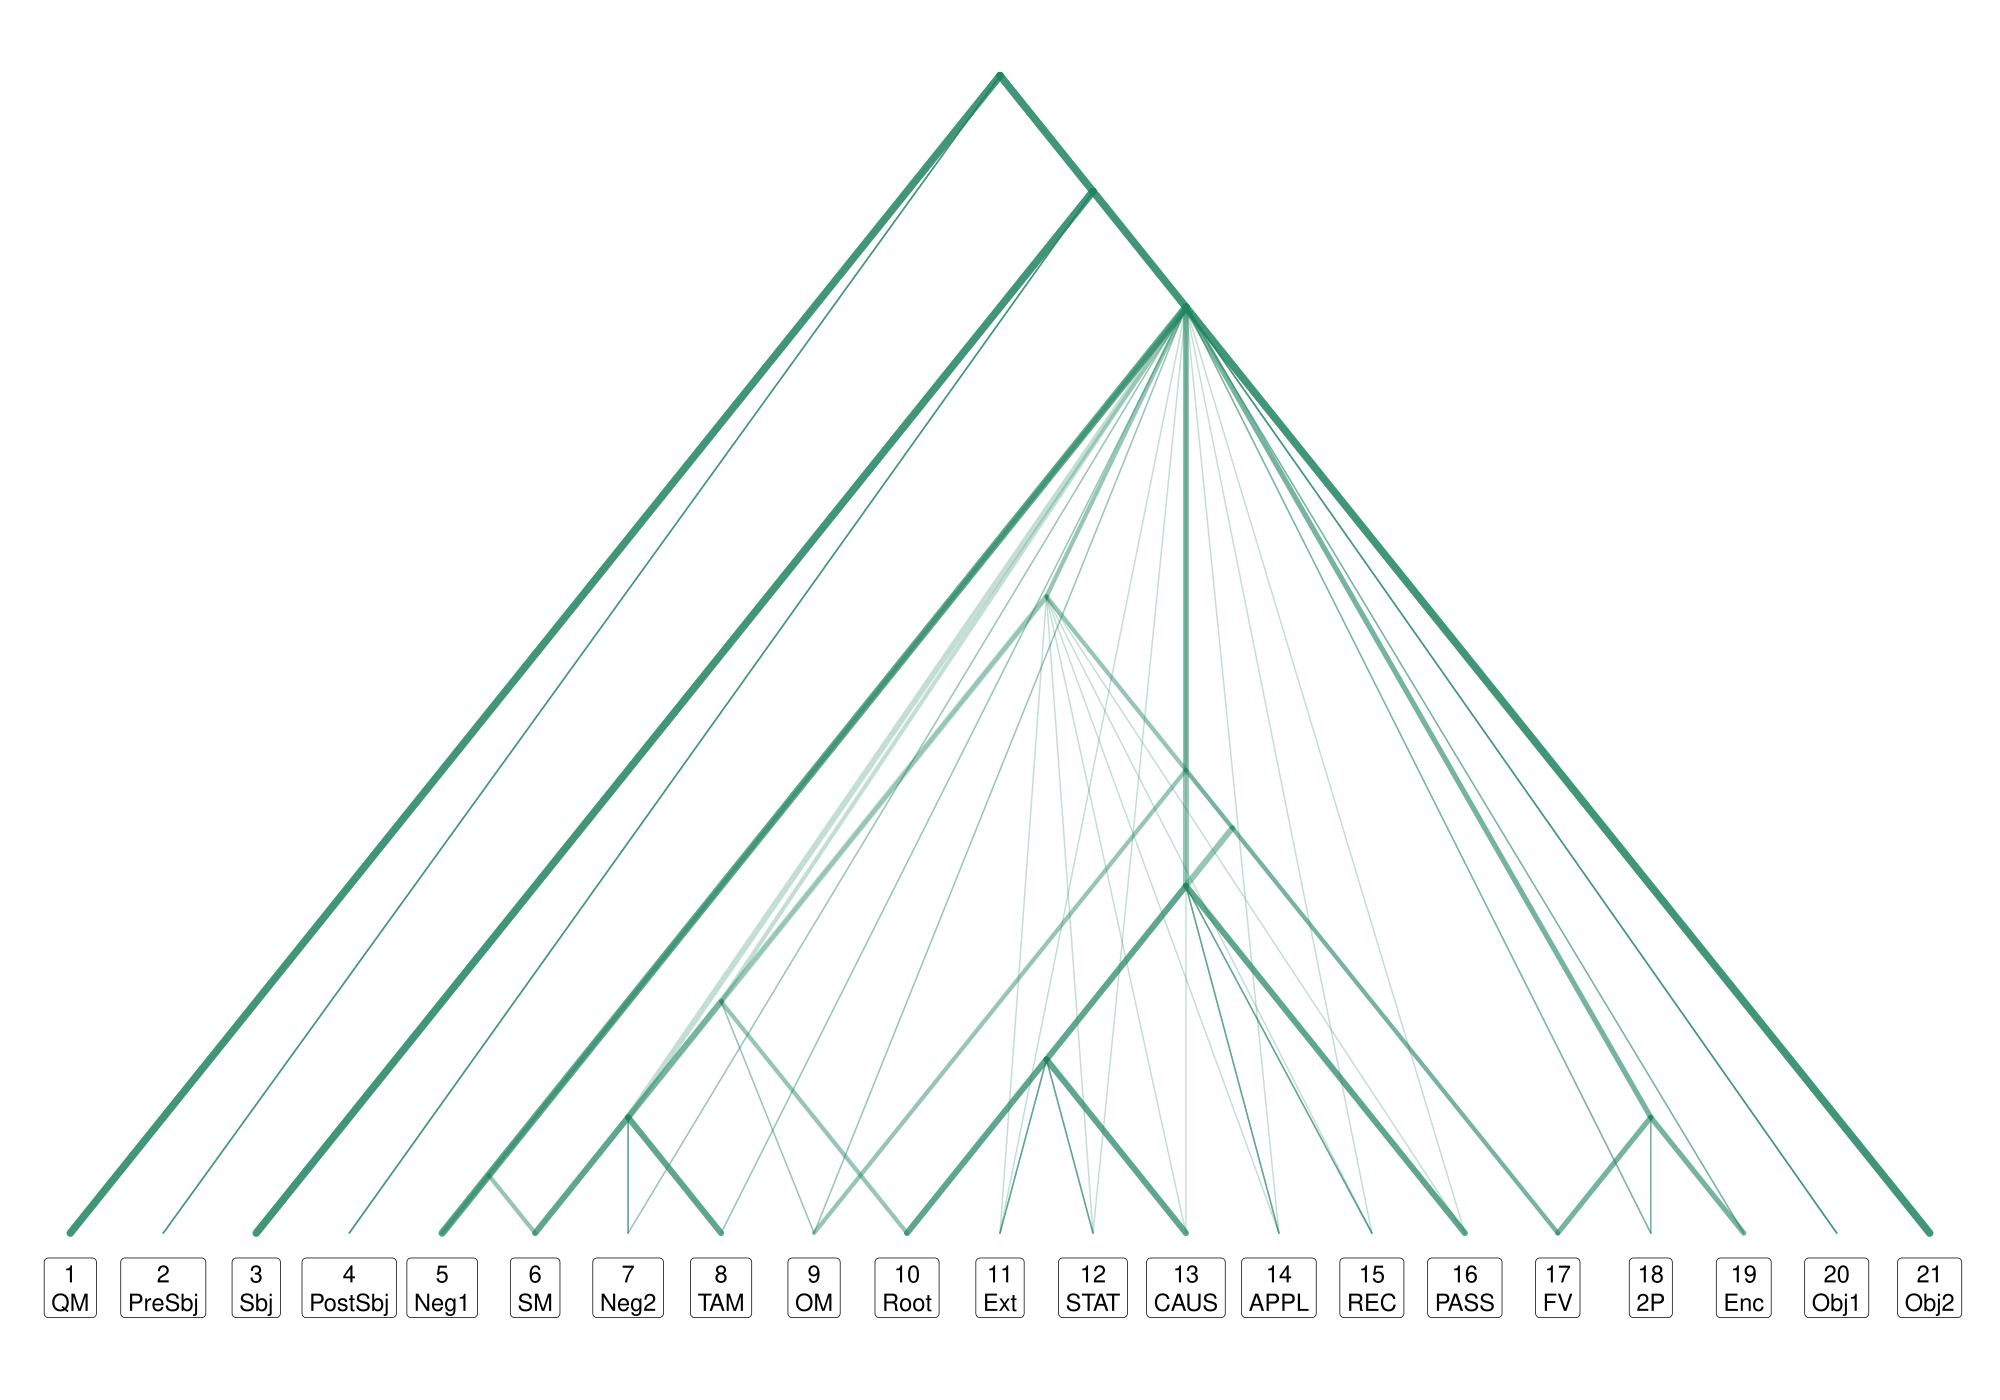

Generate this figure with R:
library(ape)
library(ggplot2)
library(ggtree)
library(patchwork)

posLabel <- list("1" = "QM", "2" = "PreSbj", "3" = "Sbj", "4" = "PostSbj", "5" = "Neg1", "6" = "SM", "7" = "Neg2", "8" = "TAM", "9" = "OM", "10" = "Root", "11" = "Ext", "12" = "STAT", "13" = "CAUS", "14" = "APPL", "15" = "REC", "16" = "PASS", "17" = "FV", "18" = "2P", "19" = "Enc", "20" = "Obj1", "21" = "Obj2", "22" = "PostObj")

alphaval <- 0.535841 / 2

nyan1308_phon_tree1 <- read.tree(text="(1,2,(3,4,(5,((6,7,8)6-8,(9,(((10,11,12,13)10-13,14,15,16)10-16,17)10-17)9-17)6-17,18,19,20,21)5-21)3-21)1-21;")
nyan1308_phon_tree1grouped <- groupOTU(nyan1308_phon_tree1, list(a = c(1, 21), b = c(3, 21), c = c(5, 21), d = c(6, 17), e = c(6, 8), f = c(9, 17), g = c(10, 17), h = c(10, 16), i = c(10, 13)))
strengthMap1 <- c(0.5, 2.4495, 2.4495, 2.4495, 1.4142, 2.0, 1.4142, 1.4142, 2.0, 2.0)
nyan1308_phon_treeplot1 <- ggtree(nyan1308_phon_tree1grouped,
  aes(size=(strengthMap1[group])),
  layout="slanted", ladderize=FALSE,
  alpha=alphaval, color="#20845E") +
  layout_dendrogram() +
  geom_tiplab(geom="label", size=5, angle=0,
    offset=-1, hjust=0.5, vjust=0.35, alpha=0, colour=NA, fill=NA,
    lineheight=1) +
  theme(panel.background=element_blank(),
    plot.background=element_blank(),
    legend.position="none",
    plot.margin=margin(t=5, r=5, b=25, l=5, unit="pt")) +
  scale_size_identity()

nyan1308_phon_tree2 <- read.tree(text="(1,2,(3,4,((5,6)5-6,7,8,(9,(((10,11,12,13)10-13,14,15,16)10-16,17)10-17)9-17,18,19,20,21)5-21)3-21)1-21;")
nyan1308_phon_tree2grouped <- groupOTU(nyan1308_phon_tree2, list(a = c(1, 21), b = c(3, 21), c = c(5, 21), d = c(5, 6), e = c(9, 17), f = c(10, 17), g = c(10, 16), h = c(10, 13)))
strengthMap2 <- c(0.5, 2.4495, 2.4495, 2.4495, 1.4142, 1.4142, 1.4142, 2.0, 2.0)
nyan1308_phon_treeplot2 <- ggtree(nyan1308_phon_tree2grouped,
  aes(size=(strengthMap2[group])),
  layout="slanted", ladderize=FALSE,
  alpha=alphaval, color="#20845E") +
  layout_dendrogram() +
  geom_tiplab(geom="label", size=5, angle=0,
    offset=-1, hjust=0.5, vjust=0.35, alpha=0, colour=NA, fill=NA,
    lineheight=1) +
  theme(panel.background=element_blank(),
    plot.background=element_blank(),
    legend.position="none",
    plot.margin=margin(t=5, r=5, b=25, l=5, unit="pt")) +
  scale_size_identity()

nyan1308_phon_tree3 <- read.tree(text="(1,2,(3,4,((5,6)5-6,7,8,9,((10,11,12,13)10-13,14,15,16)10-16,(17,18,19)17-19,20,21)5-21)3-21)1-21;")
nyan1308_phon_tree3grouped <- groupOTU(nyan1308_phon_tree3, list(a = c(1, 21), b = c(3, 21), c = c(5, 21), d = c(5, 6), e = c(10, 16), f = c(10, 13), g = c(17, 19)))
strengthMap3 <- c(0.5, 2.4495, 2.4495, 2.4495, 1.4142, 2.0, 2.0, 1.7321)
nyan1308_phon_treeplot3 <- ggtree(nyan1308_phon_tree3grouped,
  aes(size=(strengthMap3[group])),
  layout="slanted", ladderize=FALSE,
  alpha=alphaval, color="#20845E") +
  layout_dendrogram() +
  geom_tiplab(geom="label", size=5, angle=0,
    offset=-1, hjust=0.5, vjust=0.35, alpha=0, colour=NA, fill=NA,
    lineheight=1) +
  theme(panel.background=element_blank(),
    plot.background=element_blank(),
    legend.position="none",
    plot.margin=margin(t=5, r=5, b=25, l=5, unit="pt")) +
  scale_size_identity()

nyan1308_phon_tree4 <- read.tree(text="(1,2,(3,4,(5,(6,7,8)6-8,9,((10,11,12,13)10-13,14,15,16)10-16,(17,18,19)17-19,20,21)5-21)3-21)1-21;")
nyan1308_phon_tree4grouped <- groupOTU(nyan1308_phon_tree4, list(a = c(1, 21), b = c(3, 21), c = c(5, 21), d = c(6, 8), e = c(10, 16), f = c(10, 13), g = c(17, 19)))
strengthMap4 <- c(0.5, 2.4495, 2.4495, 2.4495, 2.0, 2.0, 2.0, 1.7321)
nyan1308_phon_treeplot4 <- ggtree(nyan1308_phon_tree4grouped,
  aes(size=(strengthMap4[group])),
  layout="slanted", ladderize=FALSE,
  alpha=alphaval, color="#20845E") +
  layout_dendrogram() +
  geom_tiplab(geom="label", size=5, angle=0,
    offset=-1, hjust=0.5, vjust=0.35, alpha=0, colour=NA, fill=NA,
    lineheight=1) +
  theme(panel.background=element_blank(),
    plot.background=element_blank(),
    legend.position="none",
    plot.margin=margin(t=5, r=5, b=25, l=5, unit="pt")) +
  scale_size_identity()

nyan1308_phon_tree5 <- read.tree(text="(1,2,(3,4,(5,(((6,7,8)6-8,9,10)6-10,11,12,13,14,15,16,17)6-17,18,19,20,21)5-21)3-21)1-21;")
nyan1308_phon_tree5grouped <- groupOTU(nyan1308_phon_tree5, list(a = c(1, 21), b = c(3, 21), c = c(5, 21), d = c(6, 17), e = c(6, 10), f = c(6, 8)))
strengthMap5 <- c(0.5, 2.4495, 2.4495, 2.4495, 1.4142, 1.4142, 2.0)
nyan1308_phon_treeplot5 <- ggtree(nyan1308_phon_tree5grouped,
  aes(size=(strengthMap5[group])),
  layout="slanted", ladderize=FALSE,
  alpha=alphaval, color="#20845E") +
  layout_dendrogram() +
  geom_tiplab(geom="label", size=5, angle=0,
    offset=-1, hjust=0.5, vjust=0.35, alpha=0, colour=NA, fill=NA,
    lineheight=1) +
  theme(panel.background=element_blank(),
    plot.background=element_blank(),
    legend.position="none",
    plot.margin=margin(t=5, r=5, b=25, l=5, unit="pt")) +
  scale_size_identity()

nyan1308_phon_tree6 <- read.tree(text="(1,2,(3,4,(5,((6,7,8)6-8,9,10)6-10,11,12,13,14,15,16,(17,18,19)17-19,20,21)5-21)3-21)1-21;")
nyan1308_phon_tree6grouped <- groupOTU(nyan1308_phon_tree6, list(a = c(1, 21), b = c(3, 21), c = c(5, 21), d = c(6, 10), e = c(6, 8), f = c(17, 19)))
strengthMap6 <- c(0.5, 2.4495, 2.4495, 2.4495, 1.4142, 2.0, 1.7321)
nyan1308_phon_treeplot6 <- ggtree(nyan1308_phon_tree6grouped,
  aes(size=(strengthMap6[group])),
  layout="slanted", ladderize=FALSE,
  alpha=alphaval, color="#20845E") +
  layout_dendrogram() +
  geom_tiplab(geom="label", size=5, angle=0,
    offset=-1, hjust=0.5, vjust=0.35, alpha=0, colour=NA, fill=NA,
    lineheight=1) +
  theme(panel.background=element_blank(),
    plot.background=element_blank(),
    legend.position="none",
    plot.margin=margin(t=5, r=5, b=25, l=5, unit="pt")) +
  scale_size_identity()

nyan1308_phon_treeplot6 <- nyan1308_phon_treeplot6 + geom_tiplab(geom="label", size=6, angle=0,
  offset=-1, hjust=0.5, vjust=0.35, alpha=1, label.size=0,
  aes(label=paste(label, posLabel[label], sep="\n")), lineheight=1)

treelayout <- c(
  area(t=1, l=1, b=5, r=1),
  area(t=1, l=1, b=5, r=1),
  area(t=1, l=1, b=5, r=1),
  area(t=1, l=1, b=5, r=1),
  area(t=1, l=1, b=5, r=1),
  area(t=1, l=1, b=5, r=1))

forest <- (
  nyan1308_phon_treeplot1 +
  nyan1308_phon_treeplot2 +
  nyan1308_phon_treeplot3 +
  nyan1308_phon_treeplot4 +
  nyan1308_phon_treeplot5 +
  nyan1308_phon_treeplot6 +
  plot_layout(design=treelayout))
ggsave("/Users/jcgood/gitrepos/planars/NonCollaborative/results/nyan1308_phon_laminar_forest.pdf", forest & theme(plot.background=element_rect(fill='white', color=NA)), width=20, height=14)
